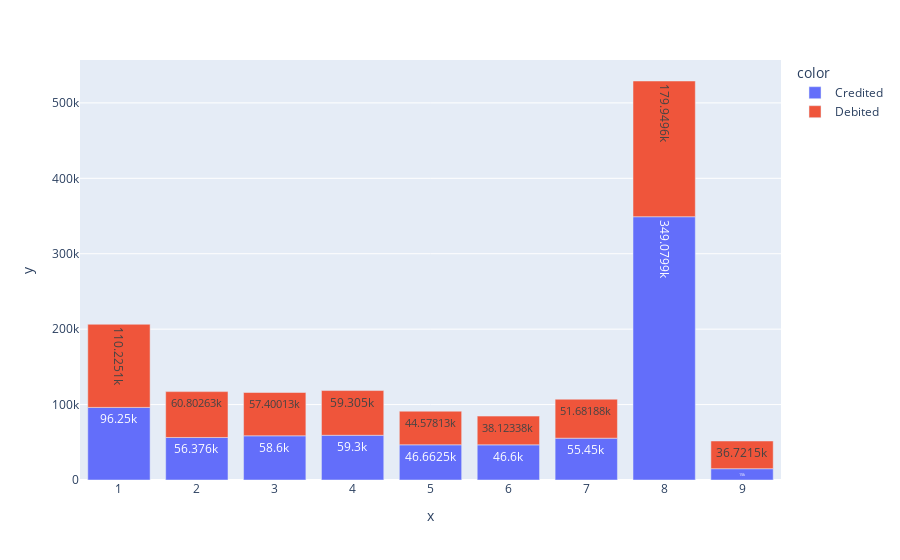

The notebook cell this image was saved under:
### Code cell
trace = px.bar(
    x=b.month,
    y=b.amount,
    color=b.trans_type,
    # barmode='group'
    text_auto = True
    
)
trace

### Figure 1 — Plotly figure (JSON) as saved in the notebook; plotly's stock layout.template omitted (floating-point values rounded to 4 significant figures)
{"data": [{"alignmentgroup": "True", "hovertemplate": "color=Credited<br>x=%{x}<br>y=%{y}<extra></extra>", "legendgroup": "Credited", "marker": {"color": "#636efa", "pattern": {"shape": ""}}, "name": "Credited", "offsetgroup": "Credited", "orientation": "v", "showlegend": true, "textposition": "auto", "texttemplate": "%{y}", "type": "bar", "x": [1, 2, 3, 4, 5, 6, 7, 8, 9], "xaxis": "x", "y": [96250, 56376, 58600, 59300, 46660.0, 46600, 55450, 349100.0, 15000], "yaxis": "y"}, {"alignmentgroup": "True", "hovertemplate": "color=Debited<br>x=%{x}<br>y=%{y}<extra></extra>", "legendgroup": "Debited", "marker": {"color": "#EF553B", "pattern": {"shape": ""}}, "name": "Debited", "offsetgroup": "Debited", "orientation": "v", "showlegend": true, "textposition": "auto", "texttemplate": "%{y}", "type": "bar", "x": [1, 2, 3, 4, 5, 6, 7, 8, 9], "xaxis": "x", "y": [110200.0, 60800.0, 57400.0, 59305, 44580.0, 38120.0, 51680.0, 179900.0, 36720.0], "yaxis": "y"}], "layout": {"barmode": "relative", "legend": {"title": {"text": "color"}, "tracegroupgap": 0}, "margin": {"t": 60}, "xaxis": {"anchor": "y", "domain": [0, 1], "title": {"text": "x"}}, "yaxis": {"anchor": "x", "domain": [0, 1], "title": {"text": "y"}}}}
